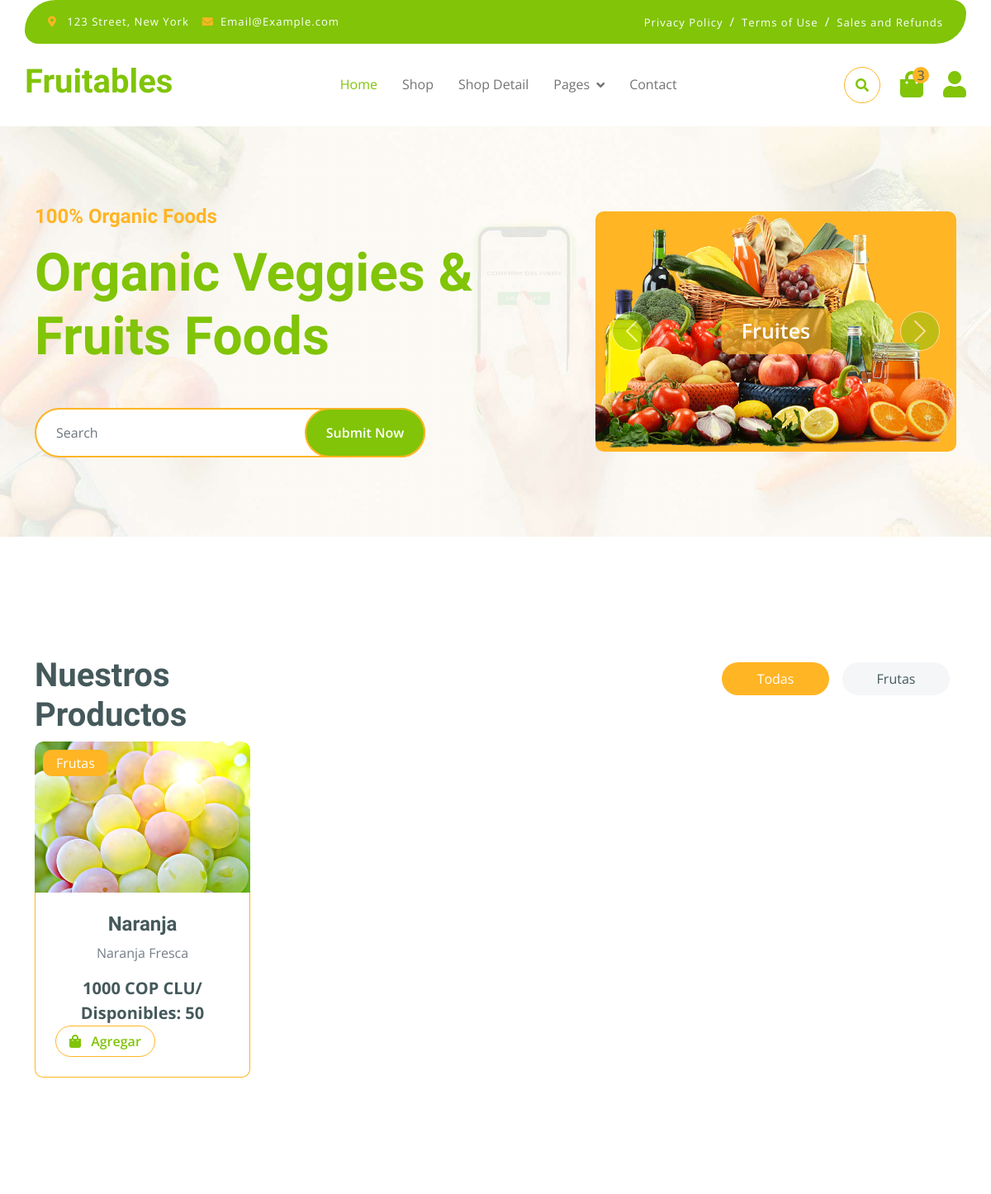
The app's page / (upper part), older data.
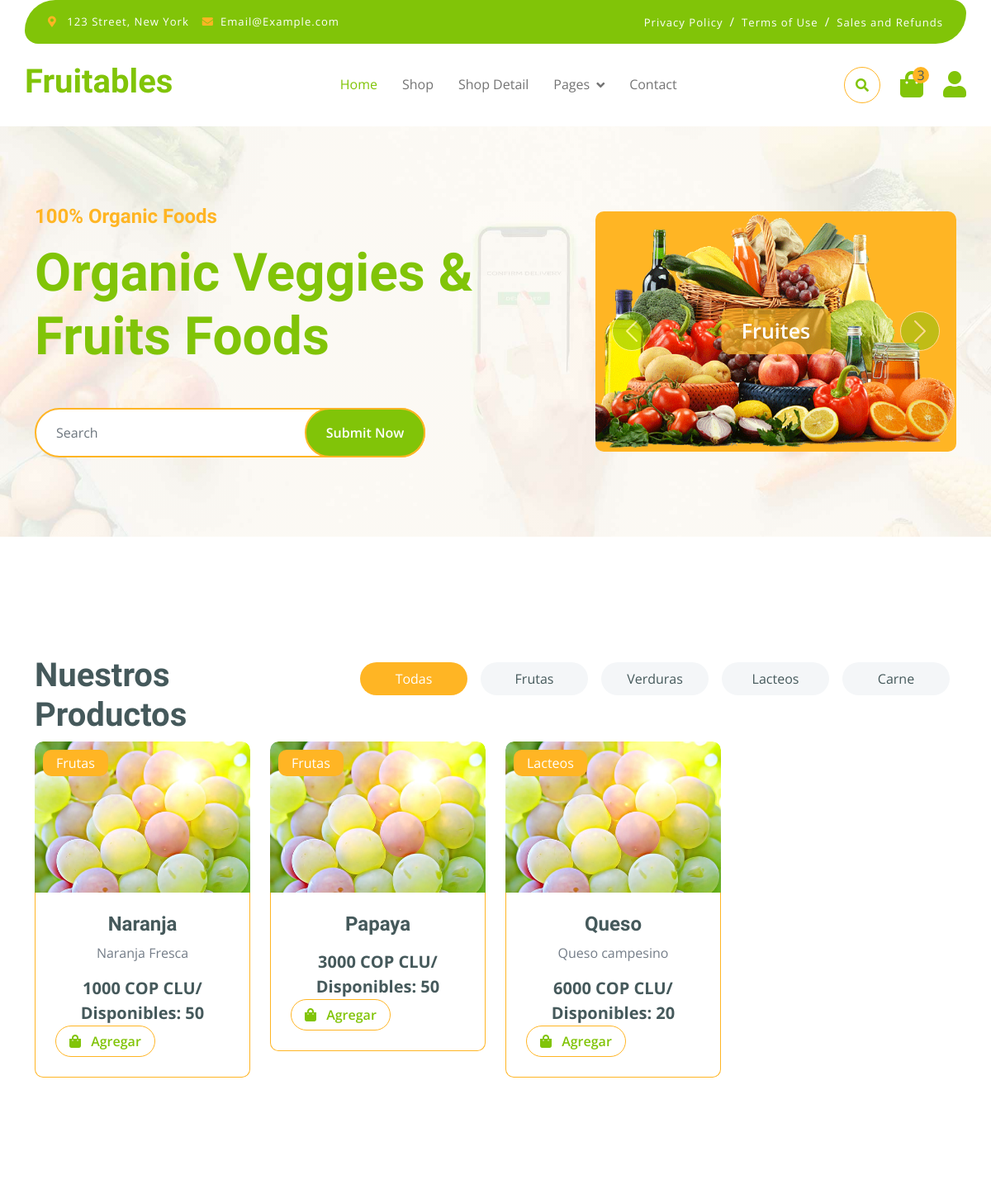
The same page, newer data.
### productos/models.py (models this page shows, shortened)
class CategoriaProducto(models.Model):
    nombre = models.CharField(max_length=150, verbose_name='Nombre')
    descripcion = models.CharField(max_length=250, verbose_name='Descripcion', blank=True, null=True)
    creado = models.DateTimeField(auto_now_add=True, verbose_name='Creado')
    actualizado = models.DateTimeField(auto_now=True, verbose_name='Actualizado')
    class Meta:
        verbose_name = 'Categoria Producto'
        verbose_name_plural = 'Categorias Productos'
    def __str__(self):
        return self.nombre

class Producto(models.Model):
    categoria = models.ForeignKey(CategoriaProducto, verbose_name="Categoria", blank=True, on_delete=models.CASCADE, null=True)
    nombre = models.CharField(max_length=250, verbose_name='Nombre')
    cantidad = models.CharField(max_length=150, verbose_name='Cantidad')
    precio = models.CharField(max_length=150, verbose_name='Costo')
    descripcion = models.TextField(verbose_name='Descripcion', blank=True, null=True)
    imagen = models.ImageField(default='null', verbose_name="Imagen", upload_to="productos", null=True, blank=True)
    publico = models.BooleanField(verbose_name="Publicado?")
    fLote = models.DateField(null=True, blank=True, verbose_name="Fecha de Lote")
    creado = models.DateTimeField(auto_now_add=True, verbose_name='Creado')
    actualizado = models.DateTimeField(auto_now=True, verbose_name='Actualizado')
    class Meta:
        verbose_name = 'Producto'
        verbose_name_plural = 'Productos'

### mainapp/views.py (the view)
# urls.py: path('', views.index, name='index'),
def index(request):
  categorias = CategoriaProducto.objects.all()
  productos = Producto.objects.filter(publico=True)
  return render(request, 'mainapp/index.html', {
    'titulo':'Home',
    'categorias':categorias,
    'productos':productos
  })

### mainapp/templates/mainapp/index.html (shortened to what this page needs)
{% extends "layouts/layout.html" %}
{% block content %}
{% load static %}
<div class="container-fluid py-5 mb-5 hero-header">
    <div class="container py-5">
        <div class="row g-5 align-items-center">
            <div class="col-md-12 col-lg-7">
                <h4 class="mb-3 text-secondary">100% Organic Foods</h4>
                <h1 class="mb-5 display-3 text-primary">Organic Veggies & Fruits Foods</h1>
                <div class="position-relative mx-auto">
                    <input class="form-control border-2 border-secondary w-75 py-3 px-4 rounded-pill" type="number" placeholder="Search">
                    <button type="submit" class="btn btn-primary border-2 border-secondary py-3 px-4 position-absolute rounded-pill text-white h-100" style="top: 0; right: 25%;">Submit Now</button>
                </div>
            </div>
            <div class="col-md-12 col-lg-5">
                <div id="carouselId" class="carousel slide position-relative" data-bs-ride="carousel">
                    <div class="carousel-inner" role="listbox">
                        <div class="carousel-item active rounded">
                            <img src="{% static 'img/hero-img-1.png'%}" class="img-fluid w-100 h-100 bg-secondary rounded" alt="First slide">
                            <a href="#" class="btn px-4 py-2 text-white rounded">Fruites</a>
                        </div>
                    </div>
                    <button class="carousel-control-prev" type="button" data-bs-target="#carouselId" data-bs-slide="prev">
                        <span class="carousel-control-prev-icon" aria-hidden="true"></span>
                    </button>
                    <button class="carousel-control-next" type="button" data-bs-target="#carouselId" data-bs-slide="next">
                        <span class="carousel-control-next-icon" aria-hidden="true"></span>
                    </button>
                </div>
            </div>
        </div>
    </div>
</div>
<div class="container-fluid fruite py-5">
    <div class="container py-5">
        <div class="tab-class text-center">
            <div class="row g-4">
                <div class="col-lg-4 text-start">
                    <h1>Nuestros Productos</h1>
                </div>
                <div class="col-lg-8 text-end">
                    <ul class="nav nav-pills d-inline-flex text-center mb-5">
                        <li class="nav-item">
                            <a class="d-flex m-2 py-2 bg-light rounded-pill active" data-bs-toggle="pill" href="#tab-0">
                                <span class="text-dark" style="width: 130px;">Todas</span>
                            </a>
                        </li>
                        {% for categoria in categorias %}
                        <li class="nav-item">
                            <a class="d-flex py-2 m-2 bg-light rounded-pill" data-bs-toggle="pill" href="#tab-{{categoria.pk}}">
                                <span class="text-dark" style="width: 130px;">{{categoria.nombre}}</span>
                            </a>
                        </li>
                        {% endfor %}
                    </ul>
                </div>
            </div>
            <div class="tab-content">
                <div id="tab-0" class="tab-pane fade show p-0 active">
                    <div class="row g-4">
                        <div class="col-lg-12">
                            <div class="row g-4">
                                {% for producto in productos %}
                                    <div class="col-md-6 col-lg-4 col-xl-3">
                                        <div class="rounded position-relative fruite-item">
                                            <div class="fruite-img">
                                                <img src="{% static 'img/fruite-item-5.jpg'%}" class="img-fluid w-100 rounded-top" alt="">
                                            </div>
                                            <div class="text-white bg-secondary px-3 py-1 rounded position-absolute" style="top: 10px; left: 10px;">{{producto.categoria}}</div>
                                            <div class="p-4 border border-secondary border-top-0 rounded-bottom">
                                                <h4>{{producto.nombre}}</h4>
                                                <p>{{producto.descripcion}}</p>
                                                <div class="d-flex justify-content-between flex-lg-wrap">
                                                    <p class="text-dark fs-5 fw-bold mb-0">{{producto.precio}} COP CLU/ Disponibles: {{producto.cantidad}}</p>
                                                    <a href="#" class="btn border border-secondary rounded-pill px-3 text-primary"><i class="fa fa-shopping-bag me-2 text-primary"></i> Agregar</a>
                                                </div>
                                            </div>
                                        </div>
                                    </div>
                                {% endfor %}
                            </div>
                        </div>
                    </div>
                </div>
            </div>
        </div>
    </div>
</div>
{% endblock content %}

### mainapp/templates/layouts/layout.html (shortened to what this page needs)
{% load static %}
<!DOCTYPE html>
<html lang="en">
    <head>
        <link rel="stylesheet" href="https://use.fontawesome.com/releases/v5.15.4/css/all.css"/>
        <link href="https://cdn.jsdelivr.net/npm/bootstrap-icons@1.4.1/font/bootstrap-icons.css" rel="stylesheet">
        <link href="{% static 'lib/lightbox/css/lightbox.min.css'%}" rel="stylesheet">
        <link href="{% static 'lib/owlcarousel/assets/owl.carousel.min.css'%}" rel="stylesheet">
        <link href="{% static 'css/bootstrap.min.css'%}" rel="stylesheet">
        <link href="{% static 'css/style.css'%}" rel="stylesheet">
    </head>
    <body>
        <div class="container-fluid fixed-top">
            <div class="container topbar bg-primary d-none d-lg-block">
                <div class="d-flex justify-content-between">
                    <div class="top-info ps-2">
                        <small class="me-3"><i class="fas fa-map-marker-alt me-2 text-secondary"></i> <a href="#" class="text-white">123 Street, New York</a></small>
                        <small class="me-3"><i class="fas fa-envelope me-2 text-secondary"></i><a href="#" class="text-white">Email@Example.com</a></small>
                    </div>
                    <div class="top-link pe-2">
                        <a href="#" class="text-white"><small class="text-white mx-2">Privacy Policy</small>/</a>
                        <a href="#" class="text-white"><small class="text-white mx-2">Terms of Use</small>/</a>
                        <a href="#" class="text-white"><small class="text-white ms-2">Sales and Refunds</small></a>
                    </div>
                </div>
            </div>
            <div class="container px-0">
                <nav class="navbar navbar-light bg-white navbar-expand-xl">
                    <a href="index.html" class="navbar-brand"><h1 class="text-primary display-6">Fruitables</h1></a>
                    <div class="collapse navbar-collapse bg-white" id="navbarCollapse">
                        <div class="navbar-nav mx-auto">
                            <a href="index.html" class="nav-item nav-link active">Home</a>
                            <a href="shop.html" class="nav-item nav-link">Shop</a>
                            <a href="shop-detail.html" class="nav-item nav-link">Shop Detail</a>
                            <div class="nav-item dropdown">
                                <a href="#" class="nav-link dropdown-toggle" data-bs-toggle="dropdown">Pages</a>
                            </div>
                            <a href="contact.html" class="nav-item nav-link">Contact</a>
                        </div>
                        <div class="d-flex m-3 me-0">
                            <button class="btn-search btn border border-secondary btn-md-square rounded-circle bg-white me-4" data-bs-toggle="modal" data-bs-target="#searchModal"><i class="fas fa-search text-primary"></i></button>
                            <a href="#" class="position-relative me-4 my-auto">
                                <i class="fa fa-shopping-bag fa-2x"></i>
                                <span class="position-absolute bg-secondary rounded-circle d-flex align-items-center justify-content-center text-dark px-1" style="top: -5px; left: 15px; height: 20px; min-width: 20px;">3</span>
                            </a>
                            <a href="#" class="my-auto">
                                <i class="fas fa-user fa-2x"></i>
                            </a>
                        </div>
                    </div>
                </nav>
            </div>
        </div>
        <div class="content">
            {% block content %}
            {% endblock content %}
        </div>
    </body>
</html>

### mainapp/static/css/style.css (style rules this page uses)
.btn { font-weight: 600; transition: .5s; }
.btn-md-square { width: 44px; height: 44px; }
.btn-square, .btn-sm-square, .btn-md-square, .btn-lg-square { padding: 0; display: flex; align-items: center; justify-content: center; font-weight: normal; }
.btn.border-secondary { transition: 0.5s; }
.fixed-top { transition: 0.5s; background: var(--bs-white); border: 0; }
.topbar { padding: 20px; border-radius: 230px 100px; }
.topbar .top-info { font-size: 15px; line-height: 0; letter-spacing: 1px; display: flex; align-items: center; }
.topbar .top-link { font-size: 15px; line-height: 0; letter-spacing: 1px; display: flex; align-items: center; }
.topbar .top-link a { letter-spacing: 1px; }
.navbar .navbar-nav .nav-link { padding: 10px 15px; font-size: 16px; transition: .5s; }
.navbar { height: 100px; border-bottom: 1px solid rgba(255, 255, 255, .1); }
.navbar .navbar-nav .nav-link:hover, .navbar .navbar-nav .nav-link.active, .fixed-top.bg-white .navbar .navbar-nav .nav-link:hover, .fixed-top.bg-white .navbar .navbar-nav .nav-link.active { color: var(--bs-primary); }
.navbar .dropdown-toggle::after { border: none; content: "\f107"; font-family: "Font Awesome 5 Free"; font-weight: 700; vertical-align: middle; margin-left: 8px; }
.hero-header { background: linear-gradient(rgba(248, 223, 173, 0.1), rgba(248, 223, 173, 0.1)), url(../img/hero-img.jpg); background-position: center center; background-repeat: no-repeat; background-size: cover; }
.carousel-item { position: relative; }
.carousel-item a { position: absolute; top: 50%; left: 50%; transform: translate(-50%, -50%); font-size: 25px; background: linear-gradient(rgba(255, 181, 36, 0.7), rgba(255, 181, 36, 0.7)); }
.carousel-control-next, .carousel-control-prev { width: 48px; height: 48px; border-radius: 48px; border: 1px solid var(--bs-white); background: var(--bs-primary); position: absolute; top: 50%; transform: translateY(-50%); }
.carousel-control-next { margin-right: 20px; }
.carousel-control-prev { margin-left: 20px; }
@media (min-width: 992px) { .hero-header, .page-header { margin-top: 152px !important; } }
.fruite .tab-class .nav-item a.active { background: var(--bs-secondary) !important; }
.fruite .tab-class .nav-item a.active span { color: var(--bs-white) !important; }
.fruite .fruite-item { height: 100%; transition: 0.5s; }
.fruite .fruite-item .fruite-img { overflow: hidden; transition: 0.5s; border-radius: 10px 10px 0 0; }
.fruite .fruite-item .fruite-img img { transition: 0.5s; }

Row changes from the older to the newer data that the page shows:
added CategoriaProducto: nombre "Verduras"
added CategoriaProducto: nombre "Lacteos"
added CategoriaProducto: nombre "Carne"
added Producto: categoria "Frutas", nombre "Papaya", precio "3000", cantidad "50"
added Producto: categoria "Lacteos", nombre "Queso", descripcion "Queso campesino", precio "6000", cantidad "20"
